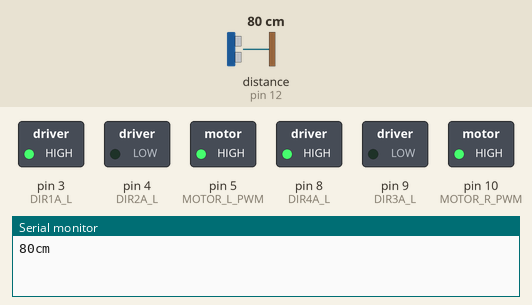
Recording of a sketch running on a simulated Arduino Uno, built with avr-gcc and run on an emulated ATmega328P. Shown: switched loads named in the sketch (green lamp = pin HIGH), the last lines printed to the serial monitor. The inputs (shaded band) are chosen by the test bench; at power-on: distance to the obstacle (sensor on pin 12) 80 cm. The echo pulse lasts 58.3 µs per cm.

Above: at 1.7 s.
1.8 s: distance to the obstacle (sensor on pin 12) set to 15 cm
4.5 s: distance to the obstacle (sensor on pin 12) set to 11 cm
At 4.9 s:
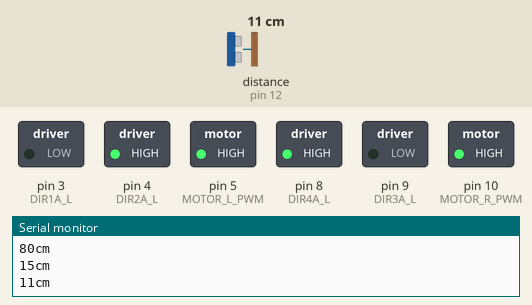
7.2 s: distance to the obstacle (sensor on pin 12) set to 18 cm
At 9.8 s:
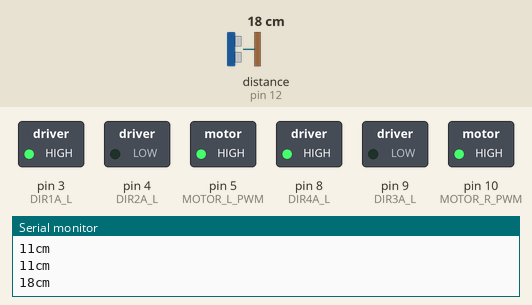
10.1 s: distance to the obstacle (sensor on pin 12) set to 2 cm
At 11.2 s:
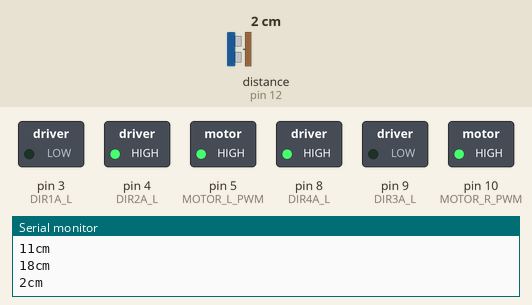
Timing chart, 0 to 13.1 s (numbered marks = the images above; inputs shaded):
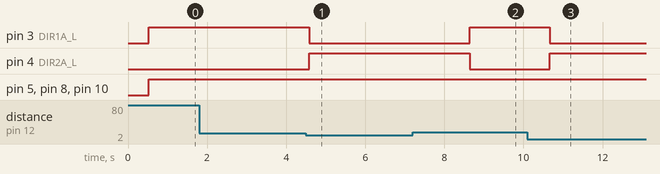

The sketch:

main.ino
```cpp
//www.elegoo.com
//2016.12.12

/************************
Exercise the motor using
the L293D chip
************************/

#include "SR04.h"
#include "Control.h"
#define TRIG_PIN 12
#define ECHO_PIN 11

SR04 sr04 = SR04(ECHO_PIN,TRIG_PIN);
Control ctrl = Control();

void setup() {
  //---set pin direction
  ctrl.init();
  Serial.begin(9600);
  delay(500);
}

void loop() {
  long distance=sr04.Distance();
  Serial.print(distance);
  Serial.println("cm");

  ctrl.curve_infrontof_wall(distance);
  //ctrl.turn_right();
  //ctrl.turn_left();
  //ctrl.test_move_back_and_force_with_sensor(distance);
}
```

Control.cpp
```cpp
#include "Arduino.h"
#include "Control.h"

Control::Control()
{
}

void Control::init() {
  pinMode(MOTOR_L_PWM,OUTPUT);
  pinMode(DIR1A_L,OUTPUT);
  pinMode(DIR2A_L,OUTPUT);
  pinMode(MOTOR_R_PWM,OUTPUT);
  pinMode(DIR4A_L,OUTPUT);
  pinMode(DIR3A_L,OUTPUT);
}

void Control::left_wheel_forth (void) {
   digitalWrite(MOTOR_L_PWM,180); // enable on
   digitalWrite(DIR1A_L,HIGH); // one way
   digitalWrite(DIR2A_L,LOW);
}

void Control::left_wheel_back(void) {
  digitalWrite(MOTOR_L_PWM, 180);  // disable
  digitalWrite(DIR1A_L, LOW);      // one way
  digitalWrite(DIR2A_L, HIGH);
}

void Control::right_wheel_forth (void) {
  digitalWrite(MOTOR_R_PWM,180); // enable on
  digitalWrite(DIR4A_L,HIGH); // one way
  digitalWrite(DIR3A_L,LOW);
}

void Control::right_wheel_back (void) {
  digitalWrite(MOTOR_R_PWM, 180);  // disable
  digitalWrite(DIR4A_L, LOW);      // one way
  digitalWrite(DIR3A_L, HIGH);
}

void Control::turn_right(void) {
  left_wheel_forth();
  right_wheel_back();
  delay(2000);
}

void Control::turn_left(void) {
  right_wheel_forth();
  left_wheel_back();
  delay(2000);
}

void Control::move_forth(void) {
  left_wheel_forth();
  right_wheel_forth();
  delay(2000);
}

void Control::move_back(void) {
  left_wheel_back();
  right_wheel_back();
  delay(2000);
}

void Control::curve_infrontof_wall(long distance) {
  if (distance < 13) {
    turn_left();
  } else{
    move_forth();
  }
}

void Control::test_move_back_and_force(void) {
  move_back();
  delay(2000);

  move_forth();
  delay(2000);
}

void Control::test_move_back_and_force_with_sensor(long distance) {
  if (distance < 25) {
    move_back();
  } else{
    move_forth();
  }
}
```

Control.h
```cpp
#ifndef Control_h
#define Control_h

#define MOTOR_L_PWM 5
#define DIR1A_L 3
#define DIR2A_L 4
#define MOTOR_R_PWM 10
#define DIR4A_L 8
#define DIR3A_L 9

class Control
{
public:
  Control();
  void init();
  void test_move_back_and_force();
  void test_move_back_and_force_with_sensor(long distance);

  void curve_infrontof_wall(long distance);

  void turn_right();
  void turn_left();
  void move_forth();
  void move_back();

private:
  void left_wheel_forth();
  void left_wheel_back();
  void right_wheel_forth();
  void right_wheel_back();
};

#endif
```

Measured:
- the behaviour switches between 13 and 12 cm on distance to the obstacle (sensor on pin 12) (found by bisection; images 0 and 1)
- after the input at 4.5 s, pin 3 (DIR1A_L): HIGH → LOW after 0.08 s; pin 4 (DIR2A_L): LOW → HIGH after 0.08 s
- after the input at 7.2 s, pin 3 (DIR1A_L): LOW → HIGH after 1.4 s; pin 4 (DIR2A_L): HIGH → LOW after 1.4 s
- after the input at 10.1 s, pin 3 (DIR1A_L): HIGH → LOW after 0.56 s; pin 4 (DIR2A_L): LOW → HIGH after 0.56 s
